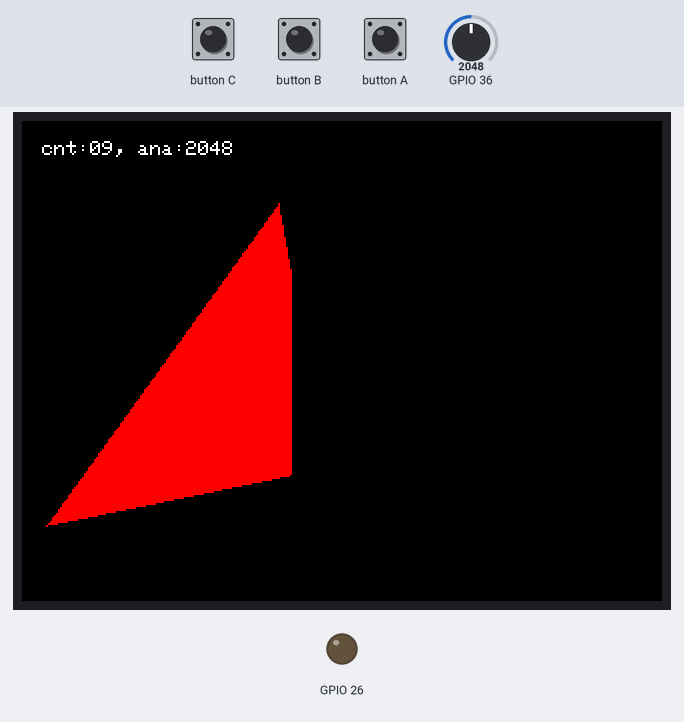
The sketch below on a simulated ESP32. On the bench: 320×240 colour display, output pins drawn as LEDs (lit = HIGH). Inputs (shaded band) come from the test bench; at power-on: GPIO 36 = 2048.

Above: at 1.4 s.
1.5 s: GPIO 36 set to 2866
At 2.08 s:
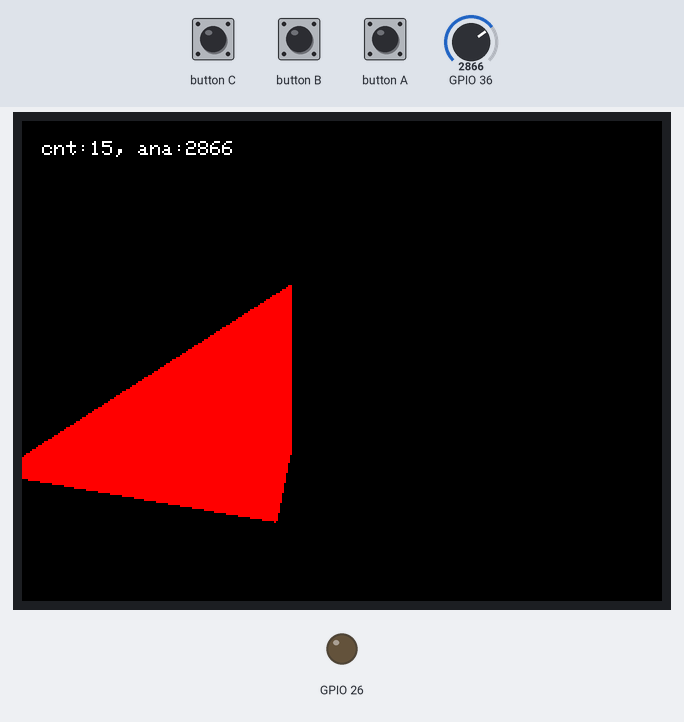
3.4 s: GPIO 36 set to 3603
At 3.78 s:
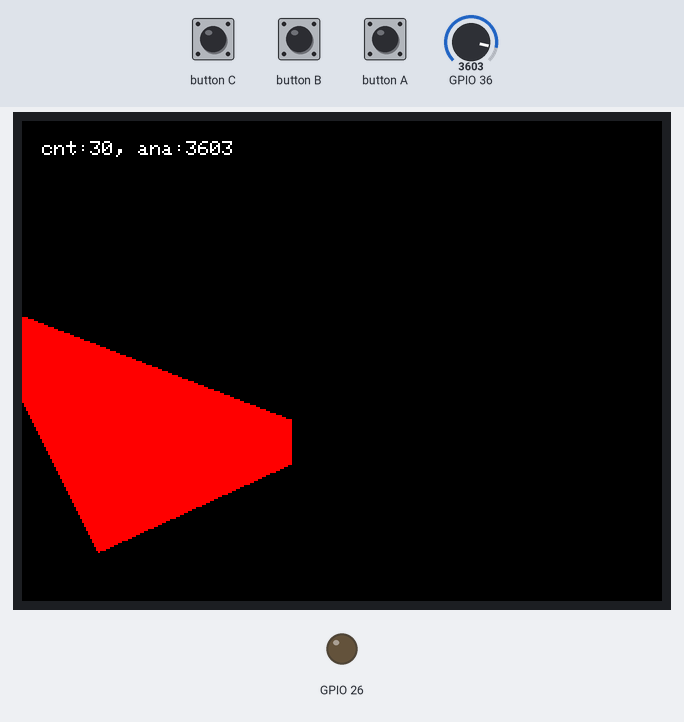
9.8 s: GPIO 36 set to 4095
At 10.11 s:
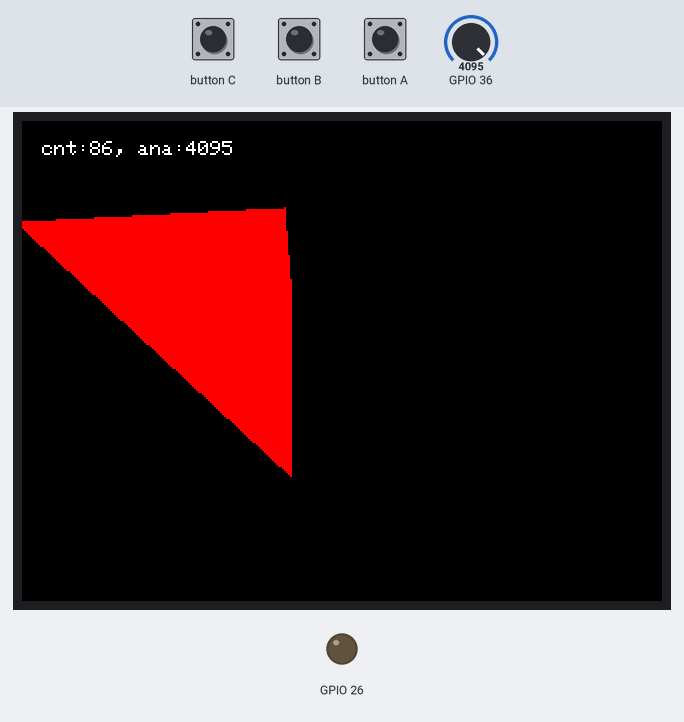
Timing chart, 0 to 12.8 s (numbered marks = the images above; inputs shaded):
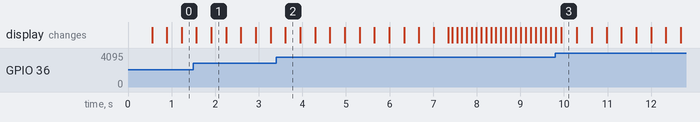

The sketch:

stickc_graphics.ino
```cpp
#include <M5Unified.h>

static M5Canvas canvas(&M5.Lcd);
static int counter = 0;

void setup() {
  // put your setup code here, to run once:
  M5.begin();
#if 0
  pinMode(36, INPUT);
  gpio_pulldown_dis(GPIO_NUM_25); // Disable pull-down on GPIO.
  gpio_pullup_dis(GPIO_NUM_25); // Disable pull-up on GPIO.
  ledcSetup(0, 12000, 8);
  ledcAttachPin(26, 0);
#endif
  pinMode(26, OUTPUT_OPEN_DRAIN);

  M5.Lcd.fillScreen(BLACK);
  M5.Lcd.setTextColor(WHITE);
  M5.Lcd.setTextSize(2);

  canvas.setColorDepth(16);
  canvas.createSprite(135, 240);
}

void loop() {
  M5.update();

  canvas.fillScreen(TFT_BLACK);

  int a = analogRead(36);
  counter++;
  char s[32];
  sprintf(s, "cnt:%02d, ana:%d", counter%100, a);
  canvas.drawString(s, 10, 10);

  float d = (counter / 100.0f) * 6.283f;
  int x0 = 68+(int)(100 * cos(d));
  int y0 = 120+(int)(100 * sin(d));
  int x1 = 68+(int)(100 * cos(d + 1.6f));
  int y1 = 120+(int)(100 * sin(d + 1.6f));
  int x2 = 68+(int)(100 * cos(d + 4.8f));
  int y2 = 120+(int)(100 * sin(d + 4.8f));
  canvas.fillTriangle(x0, y0, x1, y1, x2, y2, TFT_RED);

  canvas.pushSprite(0, 0);


  if (M5.BtnA.isPressed()) {
    canvas.drawString("Pressed", 10, 30);
  }
  //ledcWrite(0, 128);

  delay(16);
}
```
